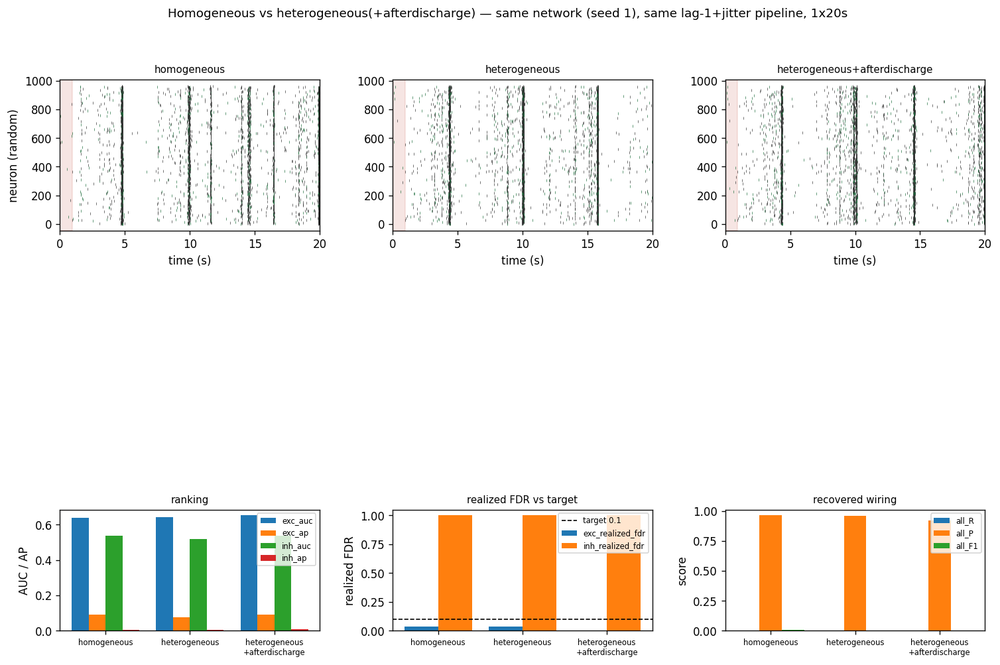
#> input picture heterogeneity_vs_inference.png, 1000 x 665 px, shrunk from 1508 x 1003 before the run; its folder holds only this picture in this run
$ python -i ladder_summary.py   (imports and definitions only)
#> lines starting #> are read from the running program, lines starting #| are printed output that depends on the picture
"""Summarize the CHTC mechanism ladders across all networks.

Reads the per-job JSONs produced by chtc/ladder_one.py (one per network x
ladder point) and writes:

    sweep_summary/ladder_summary.csv        one row per (network, point)
    sweep_summary/ladder_mechanisms.png     the three mechanism ladders side
                                            by side, n = 20 networks, with the
                                            4-AP slice literature bands
    sweep_summary/ladder_ictal_test.png     event duration vs tau_k against
                                            the ictal (31-103 s) band

    python analysis/ladder_summary.py --src "D:/path/to/ladder_jsons"
"""
import argparse
import csv
import glob
import json
import os
import sys

import numpy as np
import matplotlib
# [1 line not run here, left out]
import matplotlib.pyplot as plt

HERE = os.path.dirname(os.path.abspath(__file__))
sys.path.insert(0, HERE)
from session_paths import DATA  # noqa: E402

OUT = os.path.join(DATA, "sweep_summary")
LIT_ICTAL_S = (31.0, 103.0)
LIT_INTERICTAL_S = (1.1, 2.34)
C50, C40 = "#1f5fd0", "#c0392b"

FAMILIES = {
    "fourap": ("4-AP: A-current block", "dose_mm"),
    "sahp": ("sAHP deficit severity", "severity"),
    "kclear": ("impaired K+ clearance (normal sAHP)", "tau_k"),
    "both": ("impaired K+ clearance + sAHP seizure", "tau_k"),
}


# [12 lines left out: function parse_point, not called in this run]


def load(src):
    rows = []
    for p in sorted(glob.glob(os.path.join(src, "ladder_*.json"))):
        with open(p, encoding="utf-8") as fh:
            rec = json.load(fh)
        if "label" not in rec:          # e.g. the ladder config itself
            continue
        fam, x = parse_point(rec)
        rec.pop("bursts", None)
        rec["family"] = fam
        rec["x"] = x
        rec["group"] = "c50" if "_c50_" in rec["session"] else "c40"
        rows.append(rec)
    return rows


# [116 lines left out: functions mean_sem, family_curve, figures, main, not called in this run]


# [2 lines not run here, left out]

>>> import cv2
>>> picture = cv2.imread('../heterogeneity_vs_inference.png', cv2.IMREAD_GRAYSCALE)
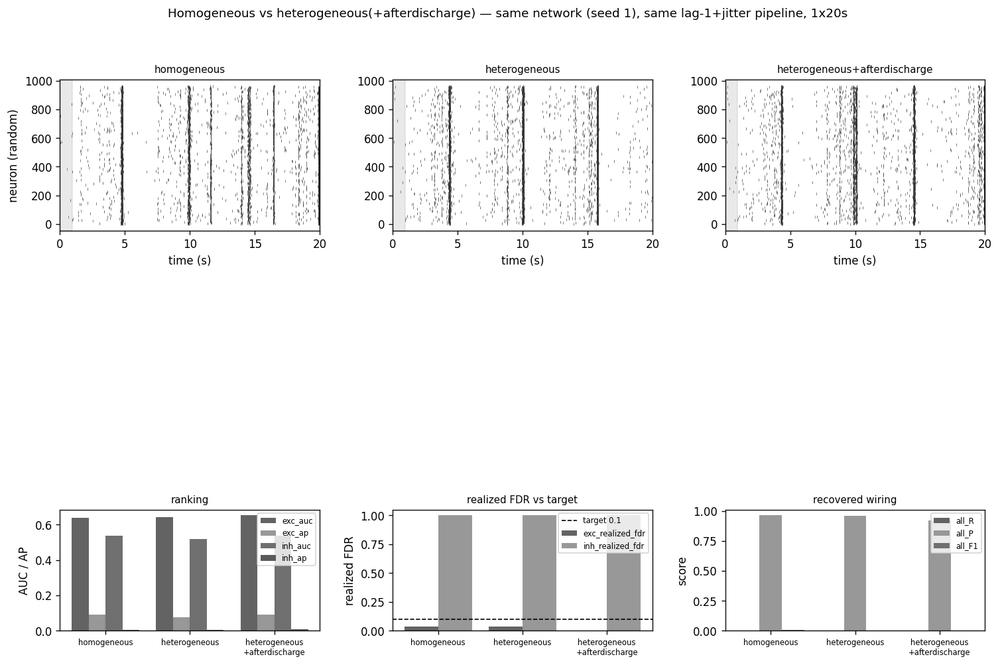
#> picture: shape (665, 1000); min 0, max 255, mean 241.9
#> (the run stopped early here; a loop or call above may not have finished)
